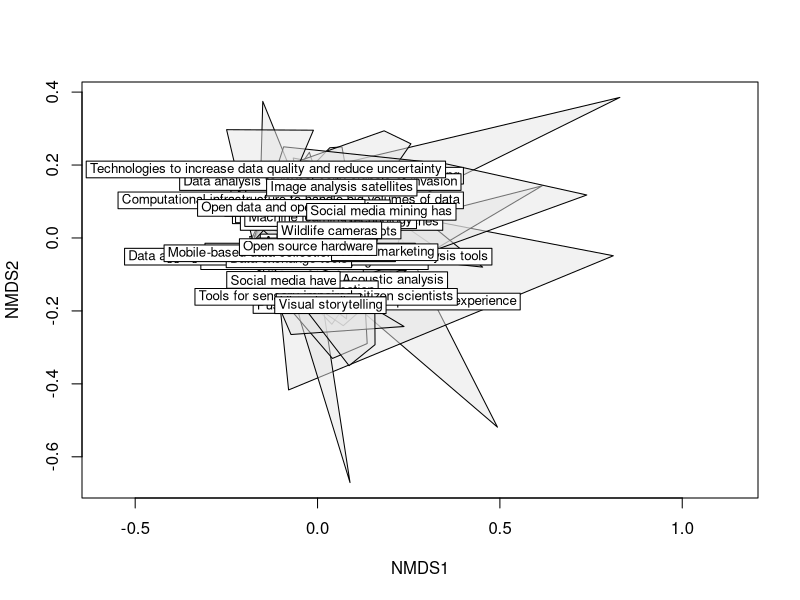
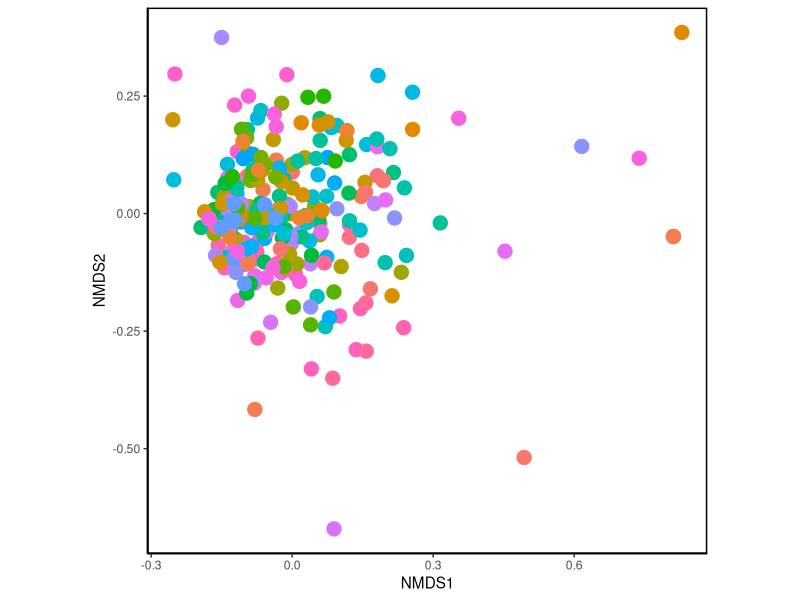
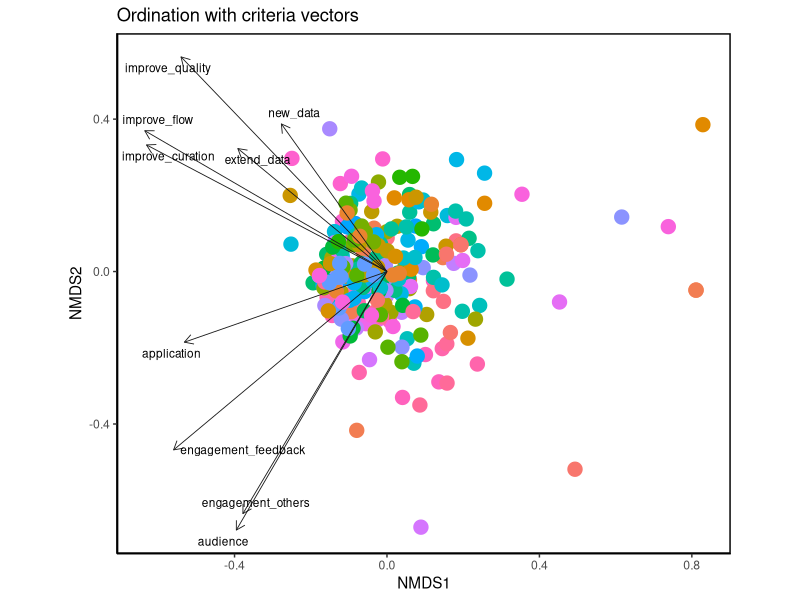
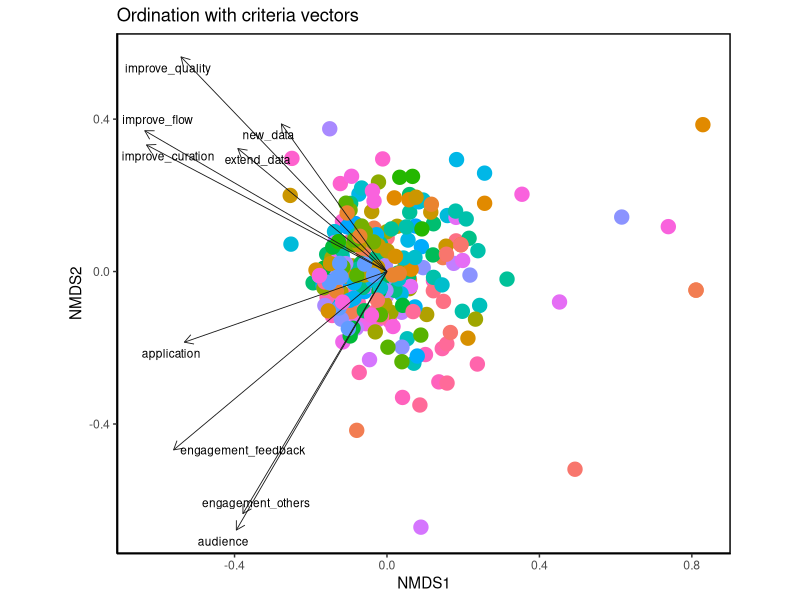

R code for these plots, in order: (Note: this script raises an error after producing the figures.)
#############################################+
## Weighted sum
## Valentina LM for the CostAction Team
## First draft: 2022-05-03
#############################################+

## ---- packages ----
library(tidyverse)
library(ggpubr)
library(vegan)

## ---- functions ----
# not_all_na <- function(x) any(!is.na(x))
# not_any_na <- function(x) all(!is.na(x))
recode_plyr <- function(x) {
  as.numeric(plyr::mapvalues(x, from = c("Strongly disagree", "Disagree",
                                         "Neither agree nor disagree",
                                         "Agree", "Strongly agree"),
                             to = c(1,2,3,4,5)))
  # please note: 'I don't know' and 'N/A' -> NA
}

## ---- data and data tidying ----
scores <- read_delim("Data/scores_rev.csv", delim = ";")
scores %>% 
  rename(date_time = 'Tijdstempel',
         coder = 'E-mailadres',
         technology = 'Select the technology you need to assess') %>% 
  select(-starts_with("Comments")) -> scores
distinct(scores["technology"]) -> techs
scores[ scores == "" ] <- NA

scores <- scores %>% 
  mutate(technology = case_when(technology == "Social media" ~ 
                                  "Social media have",
                                technology == "Social media mining" ~ 
                                  "Social media mining has",
                                technology == "3D technology to improve experience" ~ 
                                  "3D technology to improve CS experience",
                                TRUE ~ technology))

techs$technology[1] <- "Social media have"
techs$technology[35] <- "3D technology to improve CS experience"
techs$technology[39] <- "Social media mining has"

temp <- data.frame()

for(t in techs$technology){
  if(is.na(t)){
    next
  }
  sub <- scores %>% 
    filter(technology == t) %>% 
    select(date_time, 
           coder,
           technology,
           matches(t))
  
  colnames(sub) <- c("date_time",
                     "coder",
                     "technology",
                     "audience",
                     "engagement_others",
                     "engagement_feedback",
                     "application",
                     "new_data",
                     "extend_data",
                     "improve_quality",
                     "improve_flow",
                     "improve_curation")
  
  if(nrow(temp) == 0){
    temp <- sub
  }else{
    temp <- rbind(temp, sub)
  }
}


## ---- data: recode to numeric ----
sapply(temp[,4:12], recode_plyr) -> scores_rec
bind_cols(temp[,1:3],as.data.frame(scores_rec)) -> scores_num

## ---- data:long formats ----
temp %>% 
  pivot_longer(
    cols = audience:improve_curation,
    names_to = "criterion",
    values_to = "rank"
  ) -> scores_tidy_long
scores_num %>% 
  pivot_longer(
    cols = audience:improve_curation,
    names_to = "criterion",
    values_to = "rank"
  ) -> scores_num_long



## ---- NMDS overall ----
dataset_tot <- na.omit(scores_num)
dataset_tot_NMDS <-  metaMDS(dataset_tot[,4:12],
                             k=2,
                             trymax=100)
ordiplot(dataset_tot_NMDS,type="n")
ordihull(dataset_tot_NMDS,
         groups = dataset_tot$technology,
         draw = "polygon", col = "grey90", label = T)
## add points for criteria and assessments
# orditorp(dataset_tot_NMDS, display="species") # criteria
# orditorp(dataset_tot_NMDS, display="sites",col="red",air=0.01) # assessments

## investigate the criteria that drive the technologies distribution pattern (intrinsic criteria)
dataset.spp.fit <- envfit(dataset_tot_NMDS, 
                          dataset_tot, 
                          permutations = 999)
names(dataset.spp.fit) 
dataset.spp.fit$vectors # they are all signif., not very informative



## ---- NMDS overall ggplots ----
site.scrs <- as.data.frame(scores(dataset_tot_NMDS, 
                                  display = "sites")) #save NMDS results (coords) into dataframe
site.scrs <- cbind(site.scrs, 
                   Technology = dataset_tot$technology, 
                   coder = dataset_tot$coder) #add grouping variables to dataframe
head(site.scrs) # x,y points for each site

spp.scrs <- as.data.frame(scores(dataset.spp.fit, 
                                 display = "vectors")) #save criteria intrinsic values into dataframe
spp.scrs <- cbind(spp.scrs, 
                  Criteria = rownames(spp.scrs)) # add criteria names to dataframe
spp.scrs <- cbind(spp.scrs, 
                  pval = dataset.spp.fit$vectors$pvals) # add pvalues to dataframe so you can select species(criteria) which are significant
#spp.scrs<- cbind(spp.scrs, abrev = abbreviate(spp.scrs$Species, minlength = 6)) #abbreviate species names
sig.spp.scrs.overall <- subset(spp.scrs, pval<=0.05) #subset data to show species significant at 0.05
head(spp.scrs)

nmds.plot.overall <- ggplot(site.scrs, aes(x=NMDS1, y=NMDS2))+ #sets up the plot
  geom_point(aes(NMDS1, NMDS2, colour = factor(site.scrs$Technology), size = 2),
             show.legend = FALSE)+ # adds sites (assessment) points to plot, colour determined by technology
  coord_fixed() +
  theme_classic() + 
  theme(panel.background = element_rect(fill = NA, 
                                        colour = "black", 
                                        size = 1, 
                                        linetype = "solid"))+
  labs(colour = "Technology") # add legend labels
  # theme(legend.position = "right", legend.text = element_text(size = 12), legend.title = element_text(size = 12), axis.text = element_text(size = 10)) # add legend at right of plot

nmds.plot.overall # + labs(title = "Basic ordination plot")
#Significant Species (Criteria)
nmds.plot.overall +
  geom_segment(data = sig.spp.scrs.overall, aes(x = 0, xend=NMDS1, y=0, yend=NMDS2), arrow = arrow(length = unit(0.25, "cm")), colour = "grey10", lwd=0.3) + #add vector arrows of significant species
  ggrepel::geom_text_repel(data = sig.spp.scrs.overall, aes(x=NMDS1, y=NMDS2, label = Criteria), cex = 3, direction = "both", segment.size = 0.25)+ #add labels for species, use ggrepel::geom_text_repel so that labels do not overlap
  labs(title = "Ordination with criteria vectors")
ggsave("figs/ordination.tiff",
       dpi=300, compression = 'lzw')


## ---- NMDS single techs ggplots ----
# based on overall NMDS

i = 1
while (i <= dim(techs)[1]) {
  tech_plot <- techs[[i,1]]
  site.scrs.s <- filter(site.scrs, Technology == tech_plot)
  
  nmds.plot <- ggplot(site.scrs.s, aes(x=NMDS1, y=NMDS2))+ #sets up the plot
    geom_point(aes(NMDS1, NMDS2, colour = factor(site.scrs.s$Technology), size = 2),
               show.legend = FALSE)+ #adds site points to plot, shape determined by Landuse, colour determined by Management
    coord_fixed()+
    theme_classic()+ 
    theme(panel.background = element_rect(fill = NA, colour = "black", size = 1, linetype = "solid"))+
    labs(colour = "Technology") +
    scale_x_continuous(limits = c(-0.5,0.9)) +
    scale_y_continuous(limits = c(-0.5,0.5)) +# add legend labels
    geom_text(data = NMDS.mean.tech, aes(label = group),
              position = position_dodge(width=0.9),  size=2)
  
  nmds.plot +
    # geom_text(label=site.scrs.s$coder, hjust=0, vjust=0, size=2) +
    labs(title = paste("Ordination with criteria vectors: ",tech_plot,sep=""))
  ggsave(paste("figs/ordination_",tech_plot,".tiff",sep=""), 
                dpi=300, compression = 'lzw')
  
  i = i + 1
}
# ggsave(paste("figs/ordination_example_",tech_plot,".tiff",sep=""), 
#        dpi=300, compression = 'lzw')
  
# ## ---- NMDS single techs ----
# # not used
# dataset_NMDS <- vector("list",dim(techs)[1])
# dataset.spp.fit <- vector("list",dim(techs)[1])
# dataset <- vector("list",dim(techs)[1])
# 
# i = 1
# while (i <= dim(techs)[1]) {
#   tech_plot <- techs[[i,1]]
#   dataset_tot %>% 
#     filter(technology == tech_plot) -> dataset[[i]]
#   dataset_NMDS[[i]] = metaMDS(dataset[[i]][,4:12],k=2,trymax=100)
#   # plot(example_NMDS)
#   # orditorp(example_NMDS,display="sites",col="red",air=0.01)
#   ordiplot(dataset_NMDS[[i]],type="n")
#   ordihull(dataset_NMDS[[i]],groups=dataset[[i]]$technology,draw="polygon",col="grey90",label=T)
#   # ordiellipse(dataset_NMDS,groups=dataset$technology,draw="polygon",col="grey90",label=T)
#   # orditorp(example_NMDS,display="species")
#   # orditorp(example_NMDS,display="sites")
#   
#   dataset.spp.fit[[i]] <- envfit(dataset_NMDS[[i]], 
#                                  dataset[[i]], permutations = 999)
#   # head(dataset.spp.fit)
#   
#   i=i+1
# }


## ---- NMDS overall ggplots ellipses ----
#data for ellipse, in this case using the management factor
df_ell <- data.frame() #sets up a data frame before running the function.
for(g in unique(site.scrs$Technology)){
  df_ell <- rbind(df_ell, 
                  cbind(as.data.frame(with(site.scrs[site.scrs$Technology==g,],
                                           veganCovEllipse(cov.wt(cbind(NMDS1,NMDS2),
                                                                  wt=rep(1/length(NMDS1),
                                                                         length(NMDS1)))$cov,
                                                           center=c(mean(NMDS1),mean(NMDS2))))) ,Technology=g))
}

# data for labelling the ellipse
NMDS.mean.tech = aggregate(site.scrs[ ,c("NMDS1", "NMDS2")], 
                           list(group = site.scrs$Technology), mean)

# nmds.plot.overall + 
#   geom_path(data = NMDS.mean.tech, 
#             aes(x = NMDS1, y = NMDS2, group = site.scrs$Technology))
# #this is the ellipse, seperate ones by Site. 

# plotting the centers of the ellipses
nmds.plot.overall1 <- ggplot(NMDS.mean.tech, aes(x=NMDS1, y=NMDS2, label=NMDS.mean.tech$group)) + #sets up the plot
  geom_point(aes(NMDS1, NMDS2, colour = factor(group), size = 2),
             show.legend = FALSE)+ # adds sites (assessment) points to plot, colour determined by technology
  coord_fixed() +
  theme_classic() + 
  theme(panel.background = element_rect(fill = NA, 
                                        colour = "black", 
                                        size = 1, 
                                        linetype = "solid")) +
  geom_text(hjust=0, vjust=0, size=2) +
  # geom_text(data = a, aes(label = mpg), 
  #           position = position_dodge(width=0.9),  size=geom.text.size) + 
  labs(colour = "group") # add legend labels
# theme(legend.position = "right", legend.text = element_text(size = 12), legend.title = element_text(size = 12), axis.text = element_text(size = 10)) # add legend at right of plot
nmds.plot.overall1 # + labs(title = "Basic ordination plot")
ggsave("figs/ordination_centers.tiff",
       dpi=300, compression = 'lzw')

nmds.plot.overall2 <- ggplot(NMDS.mean.tech, aes(x=NMDS1, y=NMDS2)) + #sets up the plot
  geom_point(aes(NMDS1, NMDS2, colour = factor(group), size = 2),
             show.legend = FALSE)+ # adds sites (assessment) points to plot, colour determined by technology
  coord_fixed() +
  theme_classic() + 
  theme(panel.background = element_rect(fill = NA, 
                                        colour = "black", 
                                        size = 1, 
                                        linetype = "solid")) +
  # geom_text(hjust=0, vjust=0, size=2) +
  # geom_text(data = a, aes(label = mpg), 
  #           position = position_dodge(width=0.9),  size=geom.text.size) + 
  labs(colour = "group") # add legend labels

nmds.plot.overall2 +
  geom_segment(data = sig.spp.scrs.overall, aes(x = 0, xend=NMDS1, y=0, yend=NMDS2), arrow = arrow(length = unit(0.25, "cm")), colour = "grey10", lwd=0.3) + #add vector arrows of significant species
  ggrepel::geom_text_repel(data = sig.spp.scrs.overall, aes(x=NMDS1, y=NMDS2, label = Criteria), cex = 3, direction = "both", segment.size = 0.25)+ #add labels for species, use ggrepel::geom_text_repel so that labels do not overlap
  labs(title = "Ordination with criteria vectors") -> plot2
plot2 + 
  geom_text(data = NMDS.mean.tech, aes(label = group),
            position = position_dodge(width=0.9),  size=2)
ggsave("figs/ordination_centers_criteria.tiff",
       dpi=300, compression = 'lzw')



## ---- function for ellipsess ----
veganCovEllipse <- function (cov, center = c(0, 0), scale = 1, npoints = 100) 
{
  theta <- (0:npoints) * 2 * pi/npoints
  Circle <- cbind(cos(theta), sin(theta))
  t(center + scale * t(Circle %*% chol(cov)))
}



